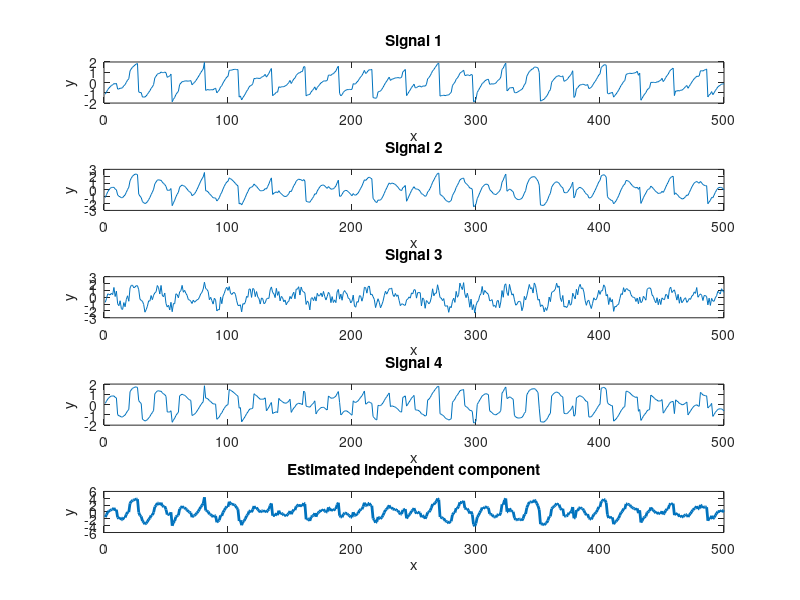

Here is the MATLAB script that generated this plot:
close all; 
load('mixedsignals.mat', 'smix');
X = smix;

% Initialize the weight vector
w = rand(size(X, 1),1);

threshold = 0.0001;
convergence = 0;

% As long as w is not converged to 1 +- threshold update it according to
% the update mechanism deined in the assignment
while convergence < 1 - threshold || convergence > 1 + threshold
    g = tanh(X.' * w);
    g_accent = 1 - g.^2;
    w_plus = X * g / size(X, 1) - sum(g_accent)/size(X, 1) * w;
    w_plus = w_plus / norm(w_plus);
    convergence = dot(w, w_plus)
    w = w_plus;
end

% Calculate the estimated independent  component
y1 = w.'*X;

% Plot the spearate signals and the estimated independent component in one
% figure
figure();
hold on;
subplot(5,1,1);
plot(smix(1,:));
xlabel('x');ylabel('y');
title('Signal 1');

subplot(5,1,2);
plot(smix(2,:));
xlabel('x');ylabel('y');
title('Signal 2');

subplot(5,1,3);
plot(smix(3,:));
xlabel('x');ylabel('y');
title('Signal 3');

subplot(5,1,4);
plot(smix(4,:));
xlabel('x');ylabel('y');
title('Signal 4');

subplot(5,1,5);
plot(y1, 'lineWidth', 2);
xlabel('x');ylabel('y');
title('Estimated independent component');

print(sprintf('../Report/Ass2'), '-depsc');
